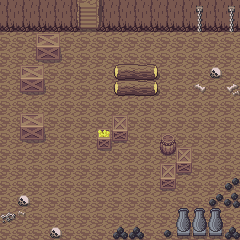

The image is a tile-based game level rendered from a .tmx file. Its description and complete source (layers, tilesets, objects, tile grids) follow:
An orthogonal 15x15 tile map with 16x16 px tiles, 8 tile layers (ground, mur, sortie, deco_sol, ...), 3 tilesets and 20 objects (16x collision, cave_housecave, spawn_trappe_cave, spawn_housecave_cave, spawn_carte).

<map version="1.9" tiledversion="1.9.2" orientation="orthogonal" renderorder="right-down" width="15" height="15" tilewidth="16" tileheight="16" infinite="0" nextlayerid="13" nextobjectid="26">
 <tileset firstgid="1" source="big_tileset.tsx" />
 <tileset firstgid="12289" source="indoor2.tsx" />
 <tileset firstgid="18433" source="../tsx/Overworld.tsx" />
 <layer id="2" name="ground" width="15" height="15">
  <data encoding="csv">
0,0,0,0,0,0,0,0,0,0,0,0,0,0,0,
19165,19165,19165,19165,19165,19165,19165,19165,19165,19165,19165,19165,19165,19165,19165,
19165,19165,19165,19165,19165,19165,19165,19165,19165,19165,19165,19165,19165,19165,19165,
19165,19165,19165,19165,19165,19165,19165,19165,19165,19165,19165,19165,19165,19165,19165,
19165,19165,19165,19165,19165,19165,19165,19165,19165,19165,19165,19165,19165,19165,19165,
19165,19165,19165,19165,19165,19165,19165,19165,19165,19165,19165,19165,19165,19165,19165,
19165,19165,19165,19165,19165,19165,19165,19165,19165,19165,19165,19165,19165,19165,19165,
19165,19165,19165,19165,19165,19165,19165,19165,19165,19165,19165,19165,19165,19165,19165,
19165,19165,19165,19165,19165,19165,19165,19165,19165,19165,19165,19165,19165,19165,19165,
19165,19165,19165,19165,19165,19165,19165,19165,19165,19165,19165,19165,19165,19165,19165,
19165,19165,19165,19165,19165,19165,19165,19165,19165,19165,19165,19165,19165,19165,19165,
19165,19165,19165,19165,19165,19165,19165,19165,19165,19165,19165,19165,19165,19165,19165,
19165,19165,19165,19165,19165,19165,19165,19165,19165,19165,19165,19165,19165,19165,19165,
19165,19165,19165,19165,19165,19165,19165,19165,19165,19165,19165,19165,19165,19165,19165,
19165,19165,19165,19165,19165,19165,19165,19165,19165,19165,19165,19165,19165,19165,19165
</data>
 </layer>
 <layer id="1" name="mur" width="15" height="15">
  <data encoding="csv">
18958,18958,18958,18958,18958,18566,18958,18958,18958,18958,18958,18958,18958,18958,18958,
18998,18998,18998,18998,18998,18606,18998,18998,18998,18998,18998,18998,18998,18998,18998,
0,0,0,0,0,0,0,0,0,0,0,0,0,0,0,
0,0,0,0,0,0,0,0,0,0,0,0,0,0,0,
0,0,0,0,0,0,0,0,0,0,0,0,0,0,0,
0,0,0,0,0,0,0,0,0,0,0,0,0,0,0,
0,0,0,0,0,0,0,0,0,0,0,0,0,0,0,
0,0,0,0,0,0,0,0,0,0,0,0,0,0,0,
0,0,0,0,0,0,0,0,0,0,0,0,0,0,0,
0,0,0,0,0,0,0,0,0,0,0,0,0,0,0,
0,0,0,0,0,0,0,0,0,0,0,0,0,0,0,
0,0,0,0,0,0,0,0,0,0,0,0,0,0,0,
0,0,0,0,0,0,0,0,0,0,0,0,0,0,0,
0,0,0,0,0,0,0,0,0,0,0,0,0,0,0,
0,0,0,0,0,0,0,0,0,0,0,0,0,0,0
</data>
 </layer>
 <layer id="5" name="sortie" width="15" height="15">
  <data encoding="csv">
0,0,0,0,19251,19252,19253,0,0,0,0,0,0,0,0,
0,0,0,0,19291,19292,19293,0,0,0,0,0,0,0,0,
0,0,0,0,0,0,0,0,0,0,0,0,0,0,0,
0,0,0,0,0,0,0,0,0,0,0,0,0,0,0,
0,0,0,0,0,0,0,0,0,0,0,0,0,0,0,
0,0,0,0,0,0,0,0,0,0,0,0,0,0,0,
0,0,0,0,0,0,0,0,0,0,0,0,0,0,0,
0,0,0,0,0,0,0,0,0,0,0,0,0,0,0,
0,0,0,0,0,0,0,0,0,0,0,0,0,0,0,
0,0,0,0,0,0,0,0,0,0,0,0,0,0,0,
0,0,0,0,0,0,0,0,0,0,0,0,0,0,0,
0,0,0,0,0,0,0,0,0,0,0,0,0,0,0,
0,0,0,0,0,0,0,0,0,0,0,0,0,0,0,
0,0,0,0,0,0,0,0,0,0,0,0,0,0,0,
0,0,0,0,0,0,0,0,0,0,0,0,0,0,0
</data>
 </layer>
 <layer id="4" name="deco_sol" width="15" height="15">
  <data encoding="csv">
0,0,0,0,0,0,0,0,0,0,0,0,18499,0,18499,
0,0,0,0,0,0,0,0,0,0,0,0,18539,0,18539,
0,0,0,0,0,0,0,0,0,0,0,0,0,0,0,
0,0,0,0,0,0,0,0,0,0,0,0,0,0,0,
0,0,0,0,0,0,0,0,0,0,0,0,0,18580,0,
0,0,0,0,0,0,0,0,0,0,0,0,18582,0,18542,
0,0,0,0,0,0,0,0,0,0,0,0,0,0,0,
0,0,0,0,0,0,0,0,0,0,0,0,0,0,0,
0,0,0,0,0,0,0,0,0,0,0,0,0,0,0,
0,0,0,0,0,0,0,0,0,0,0,0,0,0,0,
0,0,0,0,0,0,0,0,0,0,0,0,0,0,0,
0,0,0,0,0,0,0,0,0,0,0,0,0,0,19324,
0,18580,0,0,0,0,0,0,0,0,0,0,0,19324,19326,
18500,18581,0,0,0,0,0,0,0,0,19404,0,0,0,0,
0,0,0,18580,0,0,0,19364,19364,0,19325,0,0,0,19364
</data>
 </layer>
 <layer id="3" name="deco" width="15" height="15">
  <data encoding="csv">
0,0,0,0,0,0,0,0,0,0,0,0,0,0,0,
0,0,0,0,0,0,0,0,0,0,0,0,0,0,0,
0,0,0,0,0,0,0,0,0,0,0,0,0,0,0,
0,0,19294,19295,0,0,0,0,0,0,0,0,0,0,0,
0,0,0,0,0,0,0,18636,18637,18638,0,0,0,0,0,
0,19294,19295,0,0,0,0,18636,18637,18638,0,0,0,0,0,
0,0,0,0,0,0,0,0,0,0,0,0,0,0,0,
0,0,0,0,0,0,0,0,0,0,0,0,0,0,0,
0,19294,19295,0,0,0,19262,18503,0,0,0,0,0,0,0,
0,0,0,0,0,0,19302,0,0,0,18506,0,0,0,0,
0,0,0,0,0,0,0,0,0,0,0,18503,0,0,0,
0,0,0,0,0,0,0,0,0,0,18503,0,0,0,0,
0,0,0,0,0,0,0,0,0,0,0,0,0,0,0,
0,0,0,0,0,0,0,0,0,0,0,19403,19403,19403,0,
0,0,0,0,0,0,0,0,0,0,0,19443,19443,19443,0
</data>
 </layer>
 <layer id="10" name="NONE" width="15" height="15">
  <data encoding="csv">
0,0,0,0,0,0,0,0,0,0,0,0,0,0,0,
0,0,0,0,0,0,0,0,0,0,0,0,0,0,0,
0,0,0,0,0,0,0,0,0,0,0,0,0,0,0,
0,0,0,0,0,0,0,0,0,0,0,0,0,0,0,
0,0,0,0,0,0,0,0,0,0,0,0,0,0,0,
0,0,0,0,0,0,0,0,0,0,0,0,0,0,0,
0,0,0,0,0,0,0,0,0,0,0,0,0,0,0,
0,0,0,0,0,0,0,0,0,0,0,0,0,0,0,
0,0,0,0,0,0,0,0,0,0,0,0,0,0,0,
0,0,0,0,0,0,0,0,0,0,0,0,0,0,0,
0,0,0,0,0,0,0,0,0,0,0,0,0,0,0,
0,0,0,0,0,0,0,0,0,0,0,0,0,0,0,
0,0,0,0,0,0,0,0,0,0,0,0,0,0,0,
0,0,0,0,0,0,0,0,0,0,0,0,0,0,0,
0,0,0,0,0,0,0,0,0,0,0,0,0,0,0
</data>
 </layer>
 <layer id="12" name="Copie de NONE" width="15" height="15">
  <data encoding="csv">
0,0,0,0,0,0,0,0,0,0,0,0,0,0,0,
0,0,0,0,0,0,0,0,0,0,0,0,0,0,0,
0,0,0,0,0,0,0,0,0,0,0,0,0,0,0,
0,0,0,0,0,0,0,0,0,0,0,0,0,0,0,
0,0,0,0,0,0,0,0,0,0,0,0,0,0,0,
0,0,0,0,0,0,0,0,0,0,0,0,0,0,0,
0,0,0,0,0,0,0,0,0,0,0,0,0,0,0,
0,0,0,0,0,0,0,0,0,0,0,0,0,0,0,
0,0,0,0,0,0,0,0,0,0,0,0,0,0,0,
0,0,0,0,0,0,0,0,0,0,0,0,0,0,0,
0,0,0,0,0,0,0,0,0,0,0,0,0,0,0,
0,0,0,0,0,0,0,0,0,0,0,0,0,0,0,
0,0,0,0,0,0,0,0,0,0,0,0,0,0,0,
0,0,0,0,0,0,0,0,0,0,0,0,0,0,0,
0,0,0,0,0,0,0,0,0,0,0,0,0,0,0
</data>
 </layer>
 <group id="7" name="over" />
 <layer id="8" name="deco2" width="15" height="15">
  <data encoding="csv">
0,0,0,0,0,0,0,0,0,0,0,0,0,0,0,
0,0,0,0,0,0,0,0,0,0,0,0,0,0,0,
0,0,18788,18789,0,0,0,0,0,0,0,0,0,0,0,
0,0,0,0,0,0,0,0,0,0,0,0,0,0,0,
0,18788,18789,0,0,0,0,0,0,0,0,0,0,0,0,
0,0,0,0,0,0,0,0,0,0,0,0,0,0,0,
0,0,0,0,0,0,0,0,0,0,0,0,0,0,0,
0,18788,18789,0,0,0,0,18463,0,0,0,0,0,0,0,
0,0,0,0,0,0,0,0,0,0,18466,0,0,0,0,
0,0,0,0,0,0,0,0,0,0,0,18463,0,0,0,
0,0,0,0,0,0,0,0,0,0,18463,0,0,0,0,
0,0,0,0,0,0,0,0,0,0,0,0,0,0,0,
0,0,0,0,0,0,0,0,0,0,0,0,0,0,0,
0,0,0,0,0,0,0,0,0,0,0,0,0,0,0,
0,0,0,0,0,0,0,0,0,0,0,0,0,0,0
</data>
 </layer>
 <objectgroup id="9" name="objects">
  <object id="1" name="cave_housecave" x="77.4699" y="-0.284816" width="21.3612" height="16.2345" />
  <object id="2" name="collision" x="-9.1141" y="-3.13297" width="87.9514" height="34.6208" />
  <object id="3" name="collision" x="98.5463" y="-2.27853" width="155.794" height="33.2664" />
  <object id="4" name="collision" x="34.8636" y="43.2727" width="26.5682" height="18.7273" />
  <object id="5" name="collision" x="19.0341" y="74.9091" width="25.8523" height="20" />
  <object id="6" name="collision" x="19.2273" y="122.909" width="25.9659" height="18.5227" />
  <object id="8" name="collision" x="97.6364" y="128.727" width="13.8182" height="20.1818" />
  <object id="9" name="collision" x="111.477" y="124.727" width="17.875" height="17.0114" />
  <object id="10" name="collision" x="158.795" y="171.636" width="18.0114" height="17.4205" />
  <object id="11" name="collision" x="174.557" y="157.818" width="18.4432" height="16.4773" />
  <object id="12" name="collision" x="160.545" y="140.727" width="14.7273" height="15.125" />
  <object id="15" name="collision" x="175.636" y="207.795" width="49.0682" height="35.2955" />
  <object id="17" name="collision" x="237.5" y="14.5" width="18" height="297.5" />
  <object id="18" name="collision" x="-32" y="11.5" width="34.5" height="240.5" />
  <object id="20" name="collision" x="1.27273" y="240.364" width="240.182" height="14.1818" />
  <object id="21" name="spawn_trappe_cave" x="198.75" y="43">
   <point />
  </object>
  <object id="22" name="collision" x="53.5" y="-23.25" width="75.75" height="20.75" />
  <object id="23" name="collision" x="114.5" y="63.25" width="43.75" height="32.5" />
  <object id="24" name="spawn_housecave_cave" x="89.1929" y="22.806">
   <point />
  </object>
  <object id="25" name="spawn_carte" x="70.6667" y="177.333">
   <point />
  </object>
 </objectgroup>
</map>
